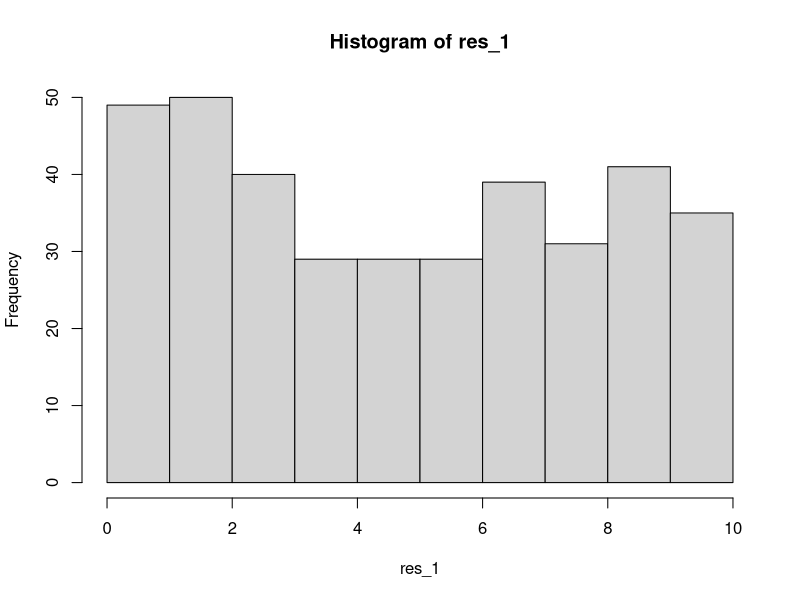
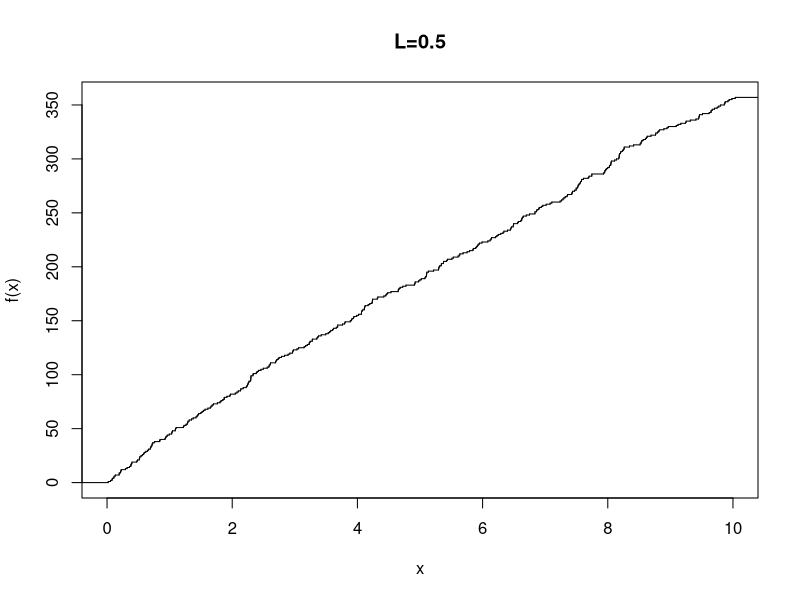
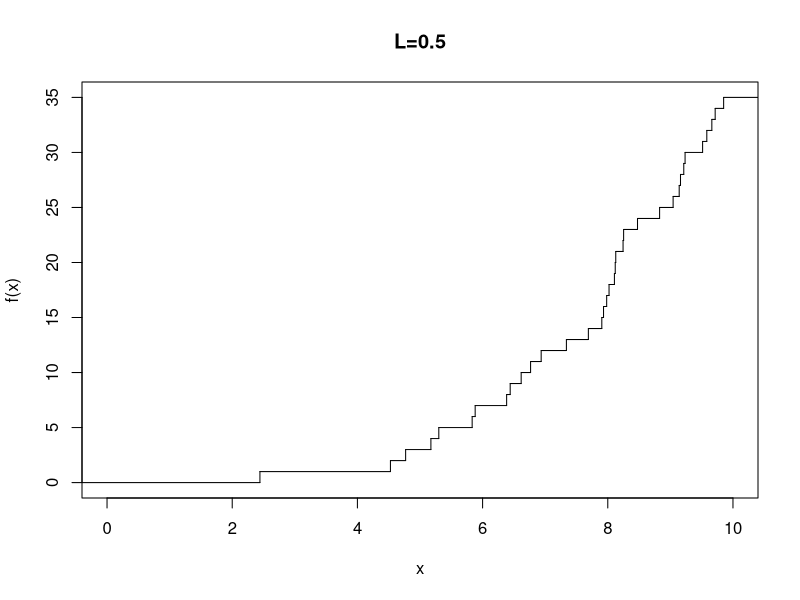
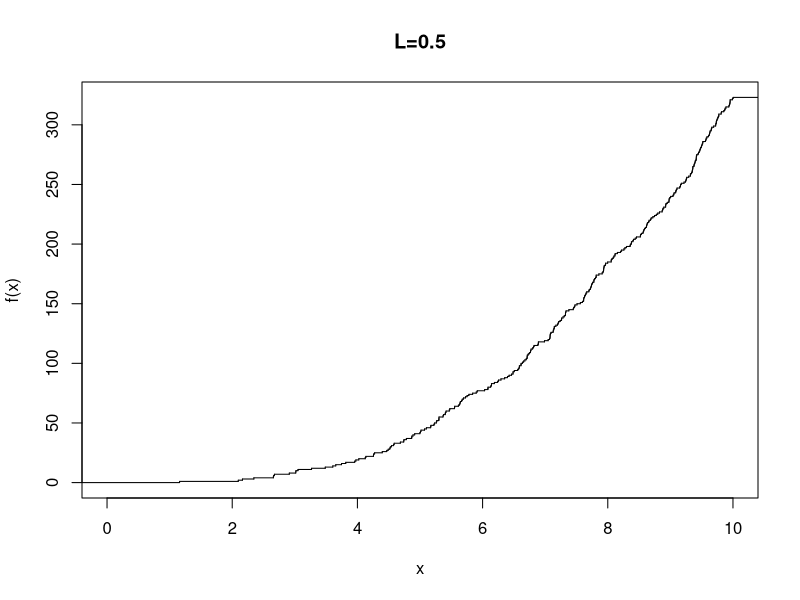

Write the R code that produced these figures, in order.
get_nhpp_realization <- function(lambda){
  set.seed(1)
  t_max <- 10
  t <- 0
  lambda_star <- function(){
    max(sapply(seq(1, t_max,length.out=1000), lambda))*2}
  Lambda <- function(tupper){
    integrate(f = lambda, lower = 0, upper = tupper)$value}
  X <- numeric()
  while(t <= t_max){
    u <- runif(1)
    t <- t - log(u)/lambda_star()
    if(runif(1) < lambda(t)/lambda_star()) {
      X <- c(X,t)
    }
  }
  return(X)
}
l = 35
b = 10/35
g = 1
lambda <- function(t)  l*(1+b*sin(g*t))
res_1 <- get_nhpp_realization(lambda)
length(res_1)
hist(res_1)


bs <- c(0.01, 0.1, 1)
b <- bs[1]
lambda <- function(t)  l*(1+b*sin(g*t))
res_1 <- get_nhpp_realization(lambda)
n_1 <- length(res_1)
b <- bs[2]
lambda <- function(t) b*t^2
res_2 <- get_nhpp_realization(lambda)
n_2 <- length(res_2)
b <- bs[3]
lambda <- function(t) b*t^2
res_3 <- get_nhpp_realization(lambda)
n_3 <- length(res_3)

plot(stepfun(res_1,c(0:length(res_1))),xlim = c(0,10),do.points = F,main="L=0.5")
plot(stepfun(res_2,c(0:length(res_2))),xlim = c(0,10),do.points = F,main="L=0.5")
plot(stepfun(res_3,c(0:length(res_3))),xlim = c(0,10),do.points = F,main="L=0.5")
